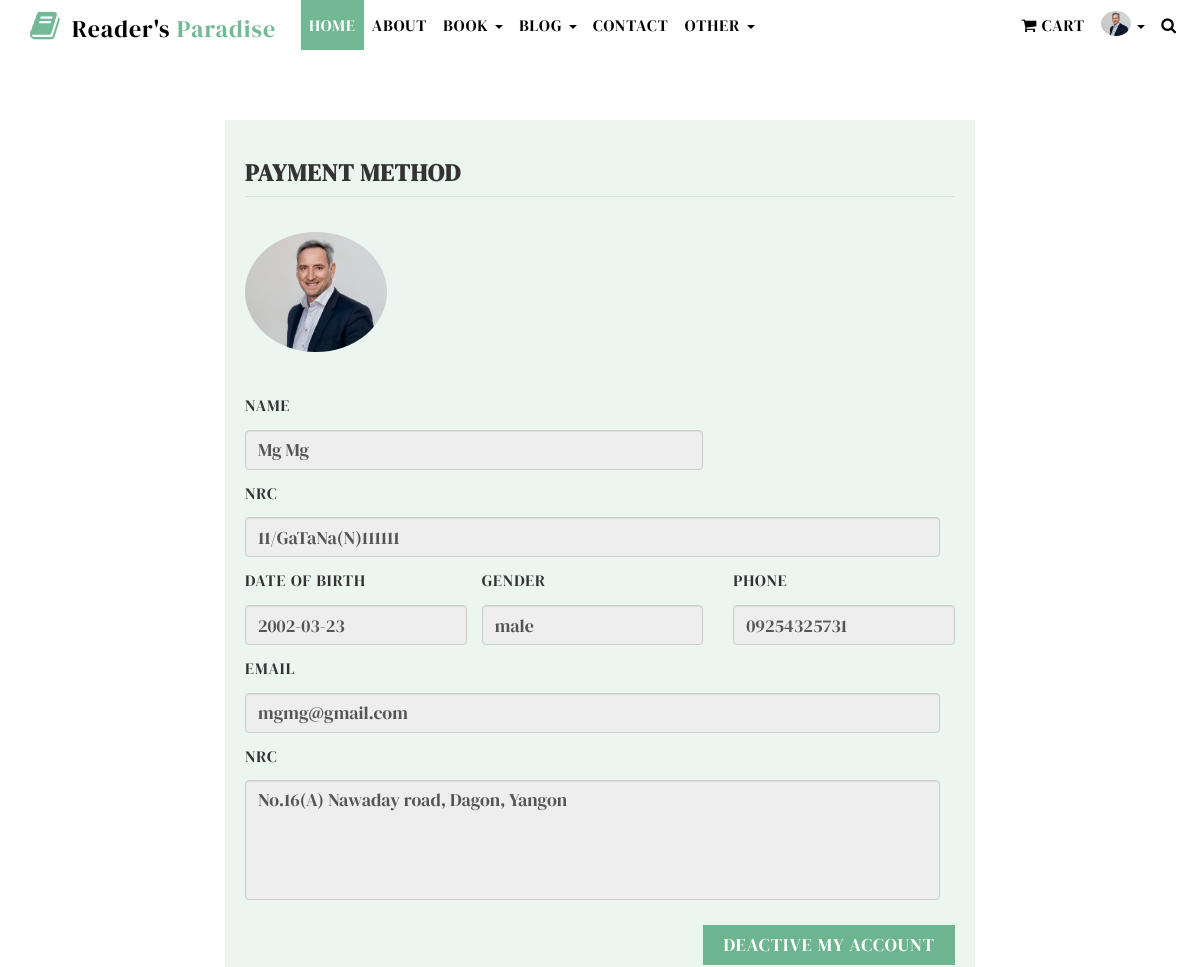
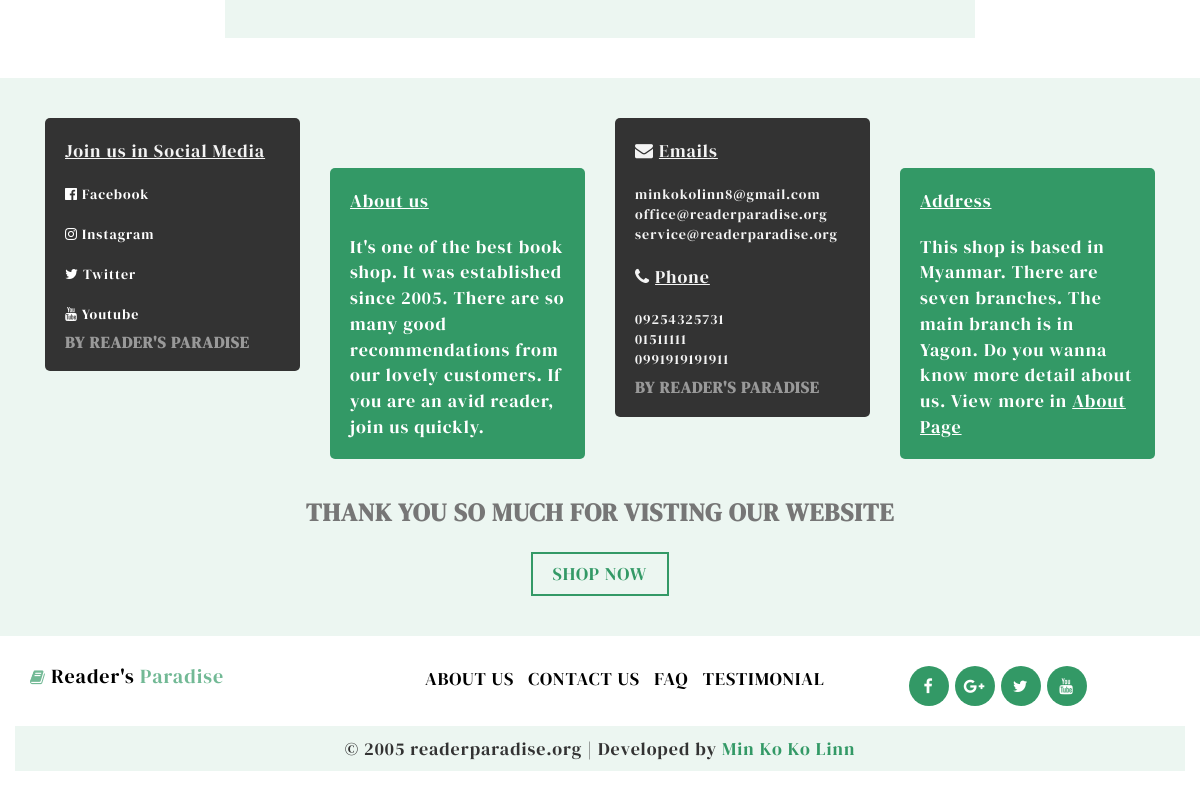
The app's page /profile.php (signed in) with its own data (2 pictures, top to bottom).
### tables this page shows
CREATE TABLE `user` (
  `userId` int(11) NOT NULL,
  `userName` varchar(50) DEFAULT NULL,
  `userNrc` varchar(30) DEFAULT NULL,
  `userDob` date DEFAULT NULL,
  `userGender` varchar(7) DEFAULT NULL,
  `userPhone` varchar(22) DEFAULT NULL,
  `userSocial` text,
  `userPostalcode` varchar(30) DEFAULT NULL,
  `userAddress` text,
  `userProfileimg` varchar(50) DEFAULT NULL,
  `userInterestcat` text,
  `userEmail` varchar(60) DEFAULT NULL,
  `userPassword` varchar(15) DEFAULT NULL
);

### profile.php (the view, shortened to what this page needs)
<?php
	include('connect.php');
	include('header.php');
	if (isset($_SESSION['uid'])) {
		$userid=$_SESSION['uid'];
		$selectuser="SELECT * from user where userId='$userid'";
		$runselectuser=mysqli_query($connection,$selectuser);
		$dataofuser=mysqli_fetch_array($runselectuser);
	}else{
		echo "<script>alert('Invalid Action')</script>";
		echo "<script>location='index.php'</script>";
	}
 ?>
<section id="cart">
 <div class="container">
  <div class="row">
   <div class="checkout clearfix">
   	<div class="col-sm-2">
   	</div>
	<div class="col-sm-8">
	 <div class="bg_1">
	   <div class="checkout_l clearfix">
	  <h4>Payment Method </h4>
	 </div><br>
	 <div class="checkout_l1n clearfix">
       <ul>
	    <li>
		 <span>
		 <img src="<?php echo $dataofuser['userProfileimg'] ?>" class="profileimg">
		 </span>
		</li>
	   </ul>
	 </div>
	<div class="checkout_l1 clearfix">
      <div class="col-sm-8 space_left">
	   <h6>Name</h6>
	  <input class="form-control" type="text" value="<?php echo $dataofuser['userName'] ?>" readonly>
	  </div>
	  <div class="col-sm-4 space_right">
	  </div>
	 </div>
	 <div class="checkout_l1 clearfix">
	      <div class="col-sm-12 space_left">
		   <h6>NRC</h6>
		  <input class="form-control" type="text" value="<?php echo $dataofuser['userNrc'] ?>" readonly>
		  </div>
	 </div>
	<div class="checkout_l1 clearfix">
      <div class="col-sm-4 space_left">
	   <h6>Date of birth</h6>
	  <input class="form-control" type="text" value="<?php echo $dataofuser['userDob'] ?>" readonly>
	  </div>
	  <div class="col-sm-4 space_left">
	   <h6>Gender</h6>
	  <input class="form-control" type="text" value="<?php echo $dataofuser['userGender'] ?>" readonly>
	  </div>
	  <div class="col-sm-4 space_right">
	   <h6>Phone</h6>
	  <input class="form-control" type="text" value="<?php echo  $dataofuser['userPhone']?>" readonly>
	  </div>
	 </div>
	 <div class="checkout_l1 clearfix">
	      <div class="col-sm-12 space_left">
		   <h6>Email</h6>
		  <input class="form-control" type="text" value="<?php echo $dataofuser['userEmail'] ?>" readonly>
		  </div>
	 </div>
	 <div class="checkout_l1 clearfix">
	      <div class="col-sm-12 space_left">
		   <h6>NRC</h6>
		  <textarea class="form-control" readonly style="resize: none; height: 120px"><?php echo $dataofuser['userAddress'];?></textarea>
		  </div>
	 </div>
	 <div class="checkout_l1 text-right clearfix">
      <h5><a class="button" href="profile.php?usertodelete=todelete">Deactive my account</a></h5>
	 </div>
	 </div>
	</div>
   </div>
  </div>
 </div>
</section>
<?php
	include('footer.php');
 ?>

### header.php (shortened to what this page needs)
<?php
	include('connect.php');
	$userid="";
	if (isset($_SESSION['uid'])) {
		$userid=$_SESSION['uid'];
		$selectprofileimg="SELECT userProfileimg from user where userId='$userid'";
		$runselectprofileimg=mysqli_query($connection,$selectprofileimg);
		$dataofprofileimg=mysqli_fetch_array($runselectprofileimg);
		$profileimgdir=$dataofprofileimg['userProfileimg'];
	}
 ?>
<!DOCTYPE html>
<html lang="en">
  <head>
	<link href="css/bootstrap.min.css" rel="stylesheet">
	<link href="css/global.css" rel="stylesheet">
	<link href="css/index.css" rel="stylesheet">
	<link href="css/about.css" rel="stylesheet">
	<link href="css/contact.css" rel="stylesheet">
	<link href="css/product.css" rel="stylesheet">
	<link href="css/detail.css" rel="stylesheet">
	<link href="css/blog.css" rel="stylesheet">
	<link href="css/blog_detail.css" rel="stylesheet">
	<link href="css/checkout.css" rel="stylesheet">
	<link href="css/cart.css" rel="stylesheet">
	<link rel="stylesheet" type="text/css" href="css/font-awesome.min.css" />
  </head>
<body>
<section id="header" class="clearfix">
	<nav class="navbar nav_t navbar-fixed-top">
		<div class="container">
		    <div class="navbar-header page-scroll">
				<a class="navbar-brand" href="index.php" style="font-size: 24px;"><i class="fa fa-book"></i> Reader's <span>Paradise</span> </a>
			</div>
			<div class="collapse navbar-collapse" id="bs-example-navbar-collapse-1">
				<ul class="nav navbar-nav">
				<li><a class="tag_m active_tab" href="index.php">Home</a></li>
				<li><a class="tag_m" href="about.php">About</a></li>
				<li class="dropdown">
                     <a href="#" class="dropdown-toggle tag_m" data-toggle="dropdown">Book <b class="caret"></b></a>
                  </li>
				<li class="dropdown">
                     <a href="#" class="dropdown-toggle tag_m" data-toggle="dropdown">Blog <b class="caret"></b></a>
                  </li>
				<li><a class="tag_m" href="contact.php">Contact</a></li>
			    <li class="dropdown">
                     <a href="#" class="dropdown-toggle tag_m" data-toggle="dropdown">Other <b class="caret"></b></a>
                  </li>
			</ul>
		    	<ul class="nav navbar-nav navbar-right">
				<li><a class="tag_m" href="cart.php"><i class="fa fa-shopping-cart"></i> Cart  <?php
				 ?> </a></li>
				<?php
					if ($userid!="") {
						echo "<li class='dropdown'>
                     <a href='#' class='dropdown-toggle tag_m' data-toggle='dropdown'><img src='$profileimgdir' class='headerprofileimg'/> <b class='caret'></b></a>
                     <ul class='dropdown-menu drop_1'>
                        <li><a href='profile.php'>Profile</a></li>
                        <li><a href='userlogout.php'>Logout</a></li>
                       </ul>
                  </li>";
					}else{
						echo "<li><a class='tag_m' href='userlogin.php'>Login</a></li>";
					}
				 ?>
				<li class="dropdown"><a class="tag_m1" href="#" data-toggle="dropdown"><span class="fa fa-search"></span></a>
								  </li>
			    </ul>
			</div>
		</div>
	</nav>
	</section>

### css/global.css (style rules this page uses)
body { font-family: 'DM Serif Display', serif; letter-spacing:1px; }
h1,h2,h3,h4,h5,h6 { padding:0; margin:0; text-transform:uppercase; }
a { color:#000; }
ul { padding:0; margin:0; list-style:none; margin-top:15px; }
li { font-size:18px; }
h4 { font-size:24px; margin-top:15px; font-weight:bold; }
h5 { font-size:18px; margin-top:15px; }
h6 { font-size:16px; margin-top:15px; }
.space_left { padding-left:0; }
.space_right { padding-right:0; }
.button { background:#339966b0; display:inline-block; color:#fff; padding:10px 20px 10px 20px!important; margin-top:10px; }
.navbar { min-height:auto; margin-bottom:0; border:none; border-radius:0; }
#header { margin-bottom:50px; }
#header .navbar { background:#fff; }
.navbar-brand { color:#000; font-size:36px; padding-top:10px; margin-right:40px; }
.navbar-brand span { color:#339966b0; }
.navbar-brand i { margin-right:5px; color:#339966b0; font-size:32px; }
.tag_m { color:#000; text-transform:uppercase; }
.tag_m1 { color:#000; text-transform:uppercase; }
.active_tab { background:#339966b0; color:#fff; }
@media (min-width:992px) and (max-width:1200px) { .navbar-brand { margin-right:10px; } }
@media (min-width:992px) and (max-width:1200px) { .tag_m { padding-left:8px!important; padding-right:8px!important; font-size:16px; } }
@media (min-width:992px) and (max-width:1200px) { .tag_m1 { padding-left:8px!important; padding-right:8px!important; font-size:16px; } }

### css/checkout.css (style rules this page uses)
#cart { padding-top:40px; padding-bottom:40px; }
.checkout { margin-top:30px; }
.checkout_l h4 { border-bottom:1px solid #ddd; padding-bottom:10px; }
.checkout_l1 .form-control { height:40px; margin-top:15px; font-size:18px; }
.checkout_l1n ul li { margin-left:10px; margin-right:10px; }
.bg_1 { background: #33996617; padding:25px 20px 40px 20px; }
@media (min-width:992px) and (max-width:1200px) { .checkout_l1n ul li { margin-left:0; margin-right:0; } }

### css/cart.css (style rules this page uses)
#cart { padding-top:40px; padding-bottom:40px; }

### header.php (style rules this page uses)
html { scroll-behavior: smooth; }
.headerprofileimg { margin-top: -8px; width: auto; height: 25px; border-radius: 50%; }

### profile.php (style rules this page uses)
.profileimg { width: 20%; border-radius: 100%; margin-bottom: 30px; }

### records on screen
user: userProfileimg (picture), userName "Mg Mg", userNrc "11/GaTaNa(N)111111", userDob "2002-03-23", userGender "male", userPhone "09254325731", userEmail "mgmg@gmail.com", userAddress "No.16(A) Nawaday road, Dagon, Yangon"
